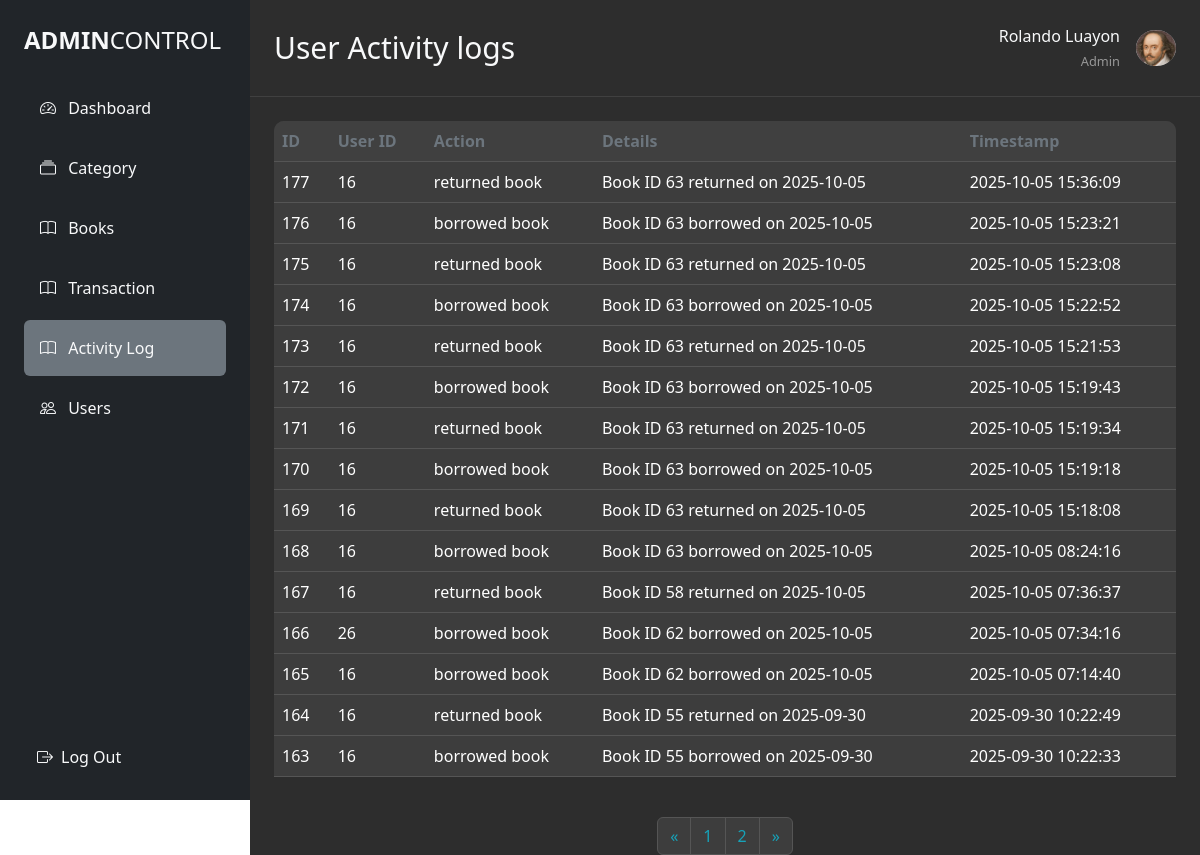
Before: /admin/activity-log.php (signed in) with the older database file.
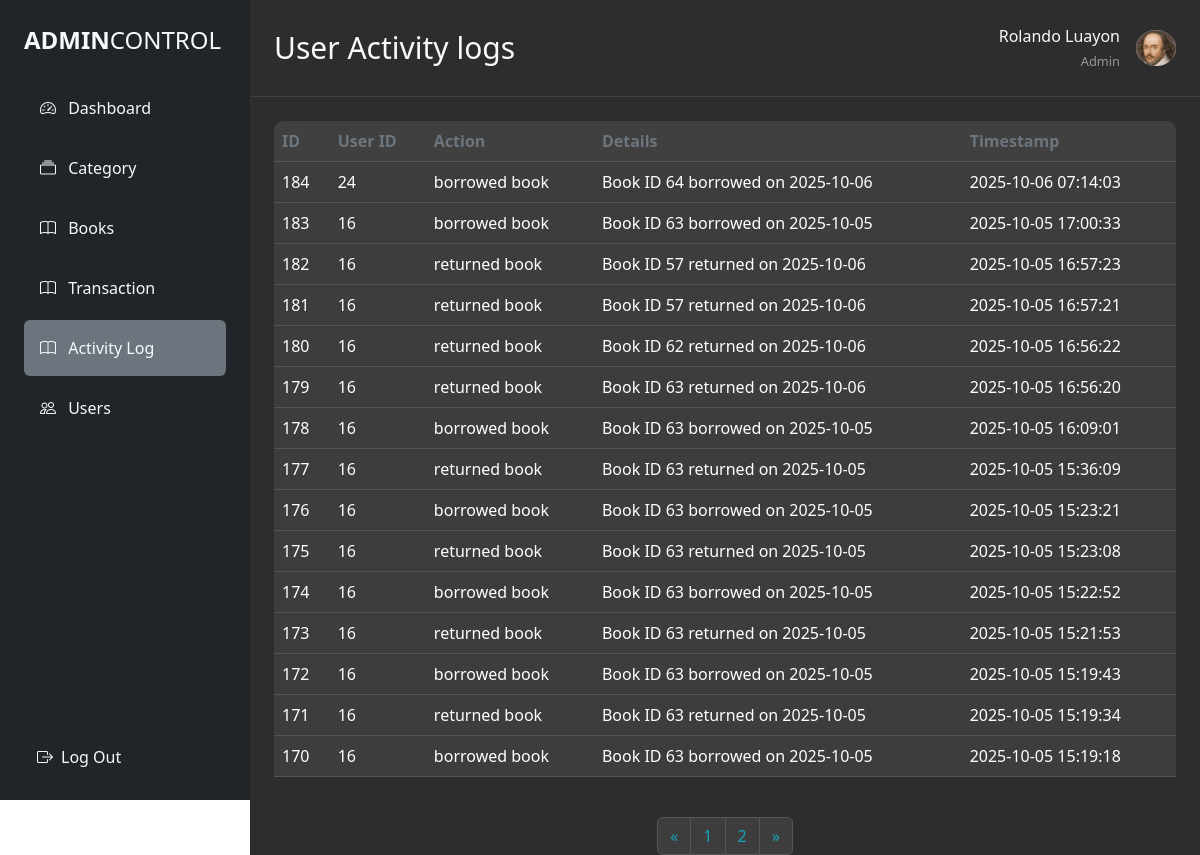
After: the same page with the newer database file.
### tables this page shows
CREATE TABLE `activity_logs` (
  `id` int(11) NOT NULL,
  `user_id` int(11) DEFAULT NULL,
  `action` varchar(100) DEFAULT NULL,
  `timestamp` datetime DEFAULT current_timestamp(),
  `details` text DEFAULT NULL,
  `created_at` timestamp NOT NULL DEFAULT current_timestamp()
);

### admin/backend/BookController.php (called while the page is built, shortened)
<?php
class Database
{
    private $host = "localhost";
    private $db   = "it6_LMS";
    private $user = "root";
    private $pass = "";
    public function __construct()
    {
        try {
            $dsn = "mysql:host={$this->host};dbname={$this->db};charset=utf8";
            $this->pdo = new PDO($dsn, $this->user, $this->pass);
        } catch (PDOException $e) {
            die("Database Connection Failed: " . $e->getMessage());
        }
    }
}

### admin/backend/transactionControll.php (called while the page is built, shortened)
<?php
class Library
{
  private $conn;
  public function __construct($db)
  {
    $this->conn = $db;
  }
  public function countTransactions()
  {
    $stmt = $this->conn->query("SELECT COUNT(*) as total FROM transactions");
    return (int) $stmt->fetch(PDO::FETCH_ASSOC)['total'];
  }
  public function getActivityLogs($limit, $offset)
  {
    $stmt = $this->conn->prepare("SELECT * FROM activity_logs ORDER BY created_at DESC LIMIT :limit OFFSET :offset");
    $stmt->bindParam(':limit', $limit, PDO::PARAM_INT);
    $stmt->bindParam(':offset', $offset, PDO::PARAM_INT);
    $stmt->execute();
    return $stmt->fetchAll(PDO::FETCH_ASSOC);
  }
}

### admin/activity-log.php (the view, shortened to what the changed rows need)
<?php
require '../admin/backend/BookController.php';
require '../admin/backend/transactionControll.php';
$db = new Database();
$library = new Library($db->pdo);
$limit = 15;
$page = isset($_GET['page']) ? (int)$_GET['page'] : 1;
$offset = ($page - 1) * $limit;
$totalusers = $library->countTransactions();
$totalPages = ceil($totalusers / $limit);
?>
<!DOCTYPE html>
<html lang="en">
<head>
  <link rel="stylesheet" href="../admin/style.css" />
  <script src="https://cdn.tailwindcss.com"></script>
  <link href="https://cdn.jsdelivr.net/npm/bootstrap@5.3.8/dist/css/bootstrap.min.css" rel="stylesheet">
  <link href="https://cdn.jsdelivr.net/npm/bootstrap-icons@1.10.0/font/bootstrap-icons.css" rel="stylesheet">
</head>
<body>
  <div class="d-flex min-vh-100">
    <div class="main-content flex-grow-1">
      <div class="d-flex justify-content-between align-items-center p-4 header-border">
        <div class="d-flex align-items-center">
          <h2 class="text-light mb-0 text-3xl">User Activity logs</h2>
        </div>
      </div>
      <div class="table-responsive m-4" style="border-radius: 10px;">
        <table class="table table-dark table-hover align-middle">
          <thead>
            <tr>
              <th scope="col">ID</th>
              <th scope="col">User ID</th>
              <th scope="col">Action</th>
              <th scope="col">Details</th>
              <th scope="col">Timestamp</th>
            </tr>
          </thead>
          <tbody>
            <?php foreach ($library->getActivityLogs($limit, $offset) as $row): ?>
              <tr>
                <td><?= htmlspecialchars($row['id']) ?></td>
                <td><?= htmlspecialchars($row['user_id']) ?></td>
                <td><?= htmlspecialchars($row['action']) ?></td>
                <td><?= htmlspecialchars($row['details']) ?></td>
                <td><?= htmlspecialchars($row['created_at']) ?></td>
              </tr>
            <?php endforeach; ?>
          </tbody>
        </table>
      </div>
      <div class="d-flex justify-content-center mt-4">
        <nav aria-label="Book pagination">
          <ul class="pagination">
            <?php for ($i = 1; $i <= $totalPages; $i++): ?>
              <li class="page-item <?php if ($i == $page) echo 'active'; ?>">
                <a class="page-link" href="?page=<?php echo $i; ?>"><?php echo $i; ?></a>
              </li>
            <?php endfor; ?>
          </ul>
        </nav>
      </div>
    </div>
  </div>
</body>
</html>

Changed rows visible on the page:
no longer on this page (row unchanged): activity_logs: id "169", user "16", action "returned book", details "Book ID 63 returned on 2025-10-05", created_at "2025-10-05 15:18:08"
no longer on this page (row unchanged): activity_logs: id "168", user "16", action "borrowed book", details "Book ID 63 borrowed on 2025-10-05", created_at "2025-10-05 08:24:16"
no longer on this page (row unchanged): activity_logs: id "167", user "16", action "returned book", details "Book ID 58 returned on 2025-10-05", created_at "2025-10-05 07:36:37"
no longer on this page (row unchanged): activity_logs: id "166", user "26", action "borrowed book", details "Book ID 62 borrowed on 2025-10-05", created_at "2025-10-05 07:34:16"
no longer on this page (row unchanged): activity_logs: id "165", user "16", action "borrowed book", details "Book ID 62 borrowed on 2025-10-05", created_at "2025-10-05 07:14:40"
no longer on this page (row unchanged): activity_logs: id "164", user "16", action "returned book", details "Book ID 55 returned on 2025-09-30", created_at "2025-09-30 10:22:49"
no longer on this page (row unchanged): activity_logs: id "163", user "16", action "borrowed book", details "Book ID 55 borrowed on 2025-09-30", created_at "2025-09-30 10:22:33"
added activity_logs: id "184", user "24", action "borrowed book", details "Book ID 64 borrowed on 2025-10-06", created_at "2025-10-06 07:14:03"
added activity_logs: id "183", user "16", action "borrowed book", details "Book ID 63 borrowed on 2025-10-05", created_at "2025-10-05 17:00:33"
added activity_logs: id "182", user "16", action "returned book", details "Book ID 57 returned on 2025-10-06", created_at "2025-10-05 16:57:23"
added activity_logs: id "181", user "16", action "returned book", details "Book ID 57 returned on 2025-10-06", created_at "2025-10-05 16:57:21"
added activity_logs: id "180", user "16", action "returned book", details "Book ID 62 returned on 2025-10-06", created_at "2025-10-05 16:56:22"
added activity_logs: id "179", user "16", action "returned book", details "Book ID 63 returned on 2025-10-06", created_at "2025-10-05 16:56:20"
added activity_logs: id "178", user "16", action "borrowed book", details "Book ID 63 borrowed on 2025-10-05", created_at "2025-10-05 16:09:01"
